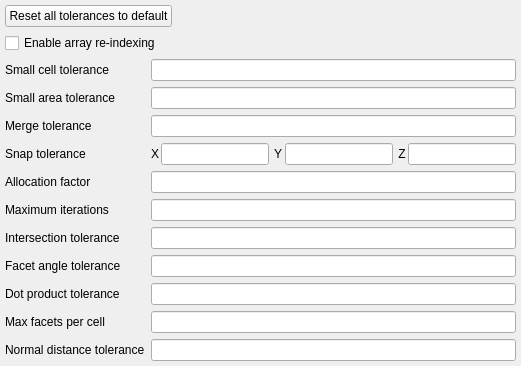
            <widget class="QWidget" name="cutcell">
             <property name="font">
              <font>
               <weight>50</weight>
               <bold>false</bold>
              </font>
             </property>
             <layout class="QGridLayout" name="gridLayout_4">
              <property name="leftMargin">
               <number>5</number>
              </property>
              <property name="topMargin">
               <number>5</number>
              </property>
              <property name="rightMargin">
               <number>5</number>
              </property>
              <property name="bottomMargin">
               <number>5</number>
              </property>
              <item row="5" column="1">
               <layout class="QHBoxLayout" name="hlayout_snap_tol">
                <property name="spacing">
                 <number>2</number>
                </property>
                <item>
                 <widget class="QLabel" name="label_tol_snap_1">
                  <property name="font">
                   <font>
                    <weight>50</weight>
                    <bold>false</bold>
                   </font>
                  </property>
                  <property name="text">
                   <string>X</string>
                  </property>
                 </widget>
                </item>
                <item>
                 <widget class="LineEdit" name="lineedit_keyword_tol_snap_args_1">
                  <property name="font">
                   <font>
                    <weight>50</weight>
                    <bold>false</bold>
                   </font>
                  </property>
                 </widget>
                </item>
                <item>
                 <widget class="QLabel" name="label_tol_snap_2">
                  <property name="font">
                   <font>
                    <weight>50</weight>
                    <bold>false</bold>
                   </font>
                  </property>
                  <property name="text">
                   <string> Y</string>
                  </property>
                 </widget>
                </item>
                <item>
                 <widget class="LineEdit" name="lineedit_keyword_tol_snap_args_2">
                  <property name="font">
                   <font>
                    <weight>50</weight>
                    <bold>false</bold>
                   </font>
                  </property>
                 </widget>
                </item>
                <item>
                 <widget class="QLabel" name="label_tol_snap_3">
                  <property name="font">
                   <font>
                    <weight>50</weight>
                    <bold>false</bold>
                   </font>
                  </property>
                  <property name="text">
                   <string> Z</string>
                  </property>
                 </widget>
                </item>
                <item>
                 <widget class="LineEdit" name="lineedit_keyword_tol_snap_args_3">
                  <property name="font">
                   <font>
                    <weight>50</weight>
                    <bold>false</bold>
                   </font>
                  </property>
                 </widget>
                </item>
               </layout>
              </item>
              <item row="3" column="1">
               <widget class="LineEdit" name="lineedit_keyword_tol_small_area">
                <property name="font">
                 <font>
                  <weight>50</weight>
                  <bold>false</bold>
                 </font>
                </property>
               </widget>
              </item>
              <item row="8" column="0">
               <widget class="QLabel" name="label_tol_stl">
                <property name="font">
                 <font>
                  <weight>50</weight>
                  <bold>false</bold>
                 </font>
                </property>
                <property name="text">
                 <string>Intersection tolerance</string>
                </property>
               </widget>
              </item>
              <item row="10" column="1">
               <widget class="LineEdit" name="lineedit_keyword_tol_stl_dp">
                <property name="font">
                 <font>
                  <weight>50</weight>
                  <bold>false</bold>
                 </font>
                </property>
               </widget>
              </item>
              <item row="3" column="0">
               <widget class="QLabel" name="label_tol_small_area">
                <property name="font">
                 <font>
                  <weight>50</weight>
                  <bold>false</bold>
                 </font>
                </property>
                <property name="text">
                 <string>Small area tolerance</string>
                </property>
               </widget>
              </item>
              <item row="11" column="1">
               <widget class="LineEdit" name="lineedit_keyword_dim_facets_per_cell">
                <property name="font">
                 <font>
                  <weight>50</weight>
                  <bold>false</bold>
                 </font>
                </property>
               </widget>
              </item>
              <item row="5" column="0">
               <widget class="QLabel" name="label_tol_snap">
                <property name="font">
                 <font>
                  <weight>50</weight>
                  <bold>false</bold>
                 </font>
                </property>
                <property name="text">
                 <string>Snap tolerance</string>
                </property>
               </widget>
              </item>
              <item row="7" column="1">
               <widget class="LineEdit" name="lineedit_keyword_itermax_int">
                <property name="font">
                 <font>
                  <weight>50</weight>
                  <bold>false</bold>
                 </font>
                </property>
               </widget>
              </item>
              <item row="2" column="1">
               <widget class="LineEdit" name="lineedit_keyword_tol_small_cell">
                <property name="font">
                 <font>
                  <weight>50</weight>
                  <bold>false</bold>
                 </font>
                </property>
               </widget>
              </item>
              <item row="9" column="0">
               <widget class="QLabel" name="label_stl_small_angle">
                <property name="font">
                 <font>
                  <weight>50</weight>
                  <bold>false</bold>
                 </font>
                </property>
                <property name="text">
                 <string>Facet angle tolerance</string>
                </property>
               </widget>
              </item>
              <item row="1" column="0" colspan="2">
               <widget class="CheckBox" name="checkbox_keyword_re_indexing">
                <property name="font">
                 <font>
                  <weight>50</weight>
                  <bold>false</bold>
                 </font>
                </property>
                <property name="text">
                 <string>Enable array re-indexing</string>
                </property>
               </widget>
              </item>
              <item row="12" column="1">
               <widget class="LineEdit" name="lineedit_keyword_tol_delh">
                <property name="font">
                 <font>
                  <weight>50</weight>
                  <bold>false</bold>
                 </font>
                </property>
               </widget>
              </item>
              <item row="10" column="0">
               <widget class="QLabel" name="label_tol_stl_dp">
                <property name="font">
                 <font>
                  <weight>50</weight>
                  <bold>false</bold>
                 </font>
                </property>
                <property name="text">
                 <string>Dot product tolerance</string>
                </property>
               </widget>
              </item>
              <item row="6" column="0">
               <widget class="QLabel" name="label_fac_dim_max_cut_cell">
                <property name="font">
                 <font>
                  <weight>50</weight>
                  <bold>false</bold>
                 </font>
                </property>
                <property name="text">
                 <string>Allocation factor</string>
                </property>
               </widget>
              </item>
              <item row="6" column="1">
               <widget class="LineEdit" name="lineedit_keyword_fac_dim_max_cut_cell">
                <property name="font">
                 <font>
                  <weight>50</weight>
                  <bold>false</bold>
                 </font>
                </property>
               </widget>
              </item>
              <item row="9" column="1">
               <widget class="LineEdit" name="lineedit_keyword_stl_small_angle">
                <property name="font">
                 <font>
                  <weight>50</weight>
                  <bold>false</bold>
                 </font>
                </property>
               </widget>
              </item>
              <item row="2" column="0">
               <widget class="QLabel" name="label_tol_small_cell">
                <property name="font">
                 <font>
                  <weight>50</weight>
                  <bold>false</bold>
                 </font>
                </property>
                <property name="text">
                 <string>Small cell tolerance</string>
                </property>
               </widget>
              </item>
              <item row="8" column="1">
               <widget class="LineEdit" name="lineedit_keyword_tol_stl">
                <property name="font">
                 <font>
                  <weight>50</weight>
                  <bold>false</bold>
                 </font>
                </property>
               </widget>
              </item>
              <item row="11" column="0">
               <widget class="QLabel" name="label_dim_facets_per_cell">
                <property name="font">
                 <font>
                  <weight>50</weight>
                  <bold>false</bold>
                 </font>
                </property>
                <property name="text">
                 <string>Max facets per cell</string>
                </property>
               </widget>
              </item>
              <item row="12" column="0">
               <widget class="QLabel" name="label_tol_delh">
                <property name="font">
                 <font>
                  <weight>50</weight>
                  <bold>false</bold>
                 </font>
                </property>
                <property name="text">
                 <string>Normal distance tolerance</string>
                </property>
               </widget>
              </item>
              <item row="7" column="0">
               <widget class="QLabel" name="label_itermax_int">
                <property name="font">
                 <font>
                  <weight>50</weight>
                  <bold>false</bold>
                 </font>
                </property>
                <property name="text">
                 <string>Maximum iterations</string>
                </property>
               </widget>
              </item>
              <item row="4" column="1">
               <widget class="LineEdit" name="lineedit_keyword_tol_merge">
                <property name="font">
                 <font>
                  <weight>50</weight>
                  <bold>false</bold>
                 </font>
                </property>
               </widget>
              </item>
              <item row="4" column="0">
               <widget class="QLabel" name="label_tol_merge">
                <property name="font">
                 <font>
                  <weight>50</weight>
                  <bold>false</bold>
                 </font>
                </property>
                <property name="text">
                 <string>Merge tolerance</string>
                </property>
               </widget>
              </item>
              <item row="0" column="0" colspan="2">
               <layout class="QHBoxLayout" name="hlayout_reset_tol">
                <item>
                 <widget class="QPushButton" name="pushbutton_reset_tol">
                  <property name="text">
                   <string>Reset all tolerances to default</string>
                  </property>
                 </widget>
                </item>
                <item>
                 <spacer name="horizontalSpacer_2">
                  <property name="orientation">
                   <enum>Qt::Horizontal</enum>
                  </property>
                  <property name="sizeHint" stdset="0">
                   <size>
                    <width>40</width>
                    <height>20</height>
                   </size>
                  </property>
                 </spacer>
                </item>
               </layout>
              </item>
             </layout>
            </widget>
